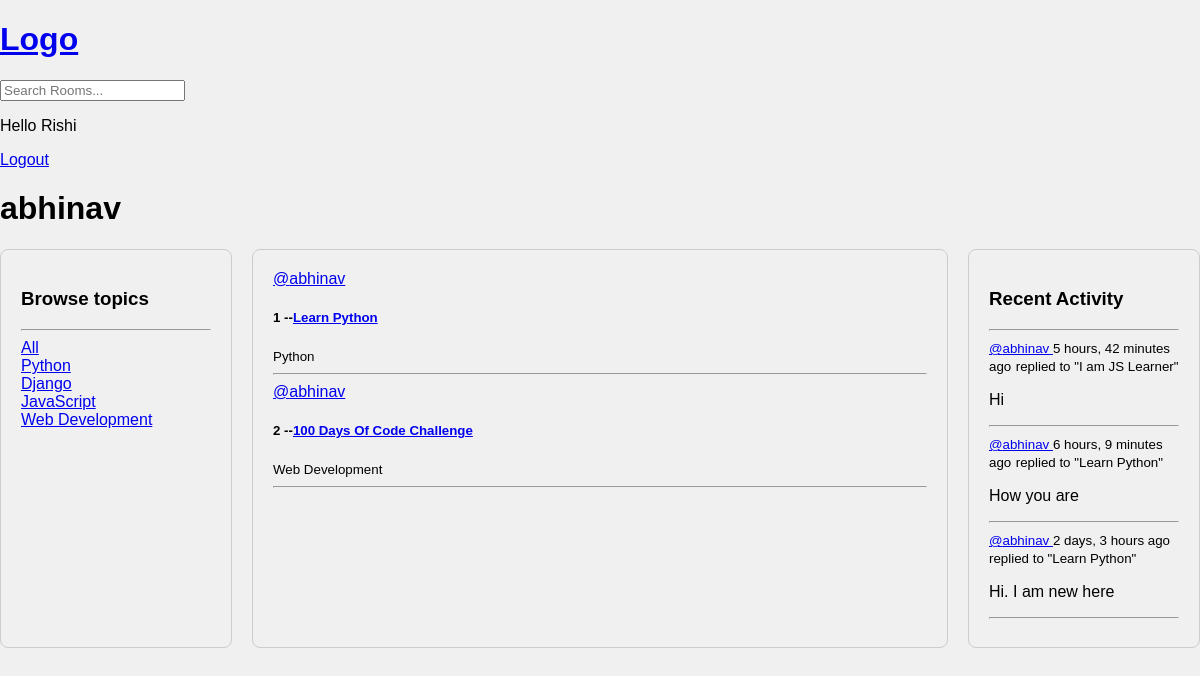
The page /profile/1/ (signed in) on the database its author committed.
### base/models.py (models this page shows)
class Topic(models.Model):
    name = models.CharField(max_length=200)
    def __str__(self):
        return self.name

class Room(models.Model):
    host = models.ForeignKey(User, on_delete=models.SET_NULL, null=True)
    topic = models.ForeignKey(Topic,on_delete=models.SET_NULL, null=True)
    name = models.CharField(max_length=200)
    description = models.TextField(null=True, blank=True)
    participants = models.ManyToManyField(User, related_name='participants', blank=True)
    updated = models.DateTimeField(auto_now=True)
    created = models.DateTimeField(auto_now_add=True)
    class Meta:
        ordering = ['-updated', '-created']
    def __str__(self):
        return self.name

class Message(models.Model):
    user = models.ForeignKey(User, on_delete=models.CASCADE)
    room = models.ForeignKey(Room, on_delete=models.CASCADE)
    body = models.TextField()
    updated = models.DateTimeField(auto_now=True)
    created = models.DateTimeField(auto_now_add=True)
    class Meta:
        ordering = ['-updated', '-created']
    def __str__(self):
        return self.body[0:50]

### base/views.py (the view)
# urls.py: path('profile/<str:pk>/', views.userProfile, name='user-profile'),
def userProfile(request, pk):
    user = User.objects.get(id=pk)  # Fetch the user with the given primary key
    rooms = user.room_set.all()  # Get all rooms created by the user
    room_messages = user.message_set.all()  # Get all messages sent by the user
    topics = Topic.objects.all()  # Get all topics
    context = {'user': user, 'rooms': rooms , 'room_messages': room_messages, 'topics': topics}
    return render(request, 'base/profile.html', context)

### base/templates/base/profile.html (shortened to what this page needs)
{% extends 'main.html' %} {% block content %}
<h1>{{user.username}}</h1>
<div class="profile-container">
  <div>{% include 'base/topics_component.html' %}</div>
  <div>{% include 'base/feed_component.html' %}</div>
  <div>{% include 'base/activity_component.html' %}</div>
</div>
{%endblock content%}

### templates/navbar.html
<a href="/">
  <h1>Logo</h1>
</a>
<form action="{% url 'home' %}" method="GET">
  <input type="text" name="q" placeholder="Search Rooms..." />
</form>
{% if request.user.is_authenticated %}
<p>Hello {{request.user}}</p>
<a href="{% url 'logout' %}">Logout</a>
{% else %}
<a href="{% url 'login' %}">Login</a>
<hr />
{% endif %}

### base/templates/base/topics_component.html
<h3>Browse topics</h3>
<hr />
<div>
  <a href="{% url 'home' %}">All</a>
</div>
{% for topic in topics %}
<div>
  <a href="{% url 'home' %}?q={{topic.name}}">{{topic.name}}</a>
</div>
{% endfor %}

### base/templates/base/feed_component.html (shortened to what this page needs)
<div>
  {% for room in rooms %}
  <div>
    <a href="{% url 'user-profile' room.host.id %}">@{{room.host.username}}</a>
    <h5>{{room.id}} --<a href="{% url 'room' room.id%}">{{room.name}}</a></h5>
    <small>{{room.topic}}</small>
    <hr />
  </div>
  {% endfor %}
</div>

### base/templates/base/activity_component.html (shortened to what this page needs)
<h3>Recent Activity</h3>
<hr />
<div>
  {% for message in room_messages %}
  <div>
    <small
      ><a href="{% url 'user-profile' message.user.id %}">@{{message.user}} </a>
      {{message.created | timesince}} ago</small
    >
    <small>replied to "{{message.room}}"</small>
    <p>{{message}}</p>
    <hr />
  </div>
  {% endfor %}
</div>

### static/styles/main.css (style rules this page uses)
body { background-color: #f0f0f0; font-family: Arial, sans-serif; margin: 0; padding: 0; }

### base/templates/base/profile.html (style rules this page uses)
.profile-container { display: grid; grid-template-columns: 1fr 3fr 1fr; gap: 20px; max-width: 1200px; margin: auto; }
.profile-container > div { padding: 20px; border: 1px solid #ccc; border-radius: 8px; }

### rows shown on the page
Topic: name "Python"
Topic: name "Django"
Topic: name "JavaScript"
Topic: name "Web Development"
Room: host.username "abhinav", id "1", name "Learn Python", topic "Python"
Room: host.username "abhinav", id "2", name "100 Days Of Code Challenge", topic "Web Development"
Message: user "abhinav", created "5 hours, 42 minutes", room "I am JS Learner", body "Hi"
Message: user "abhinav", created "6 hours, 9 minutes", room "Learn Python", body "How you are"
Message: user "abhinav", created "2 days, 3 hours", room "Learn Python", body "Hi. I am new here"

### other values the page prints
{{ request.user }} "Rishi"
{{ user.username }} "abhinav"
